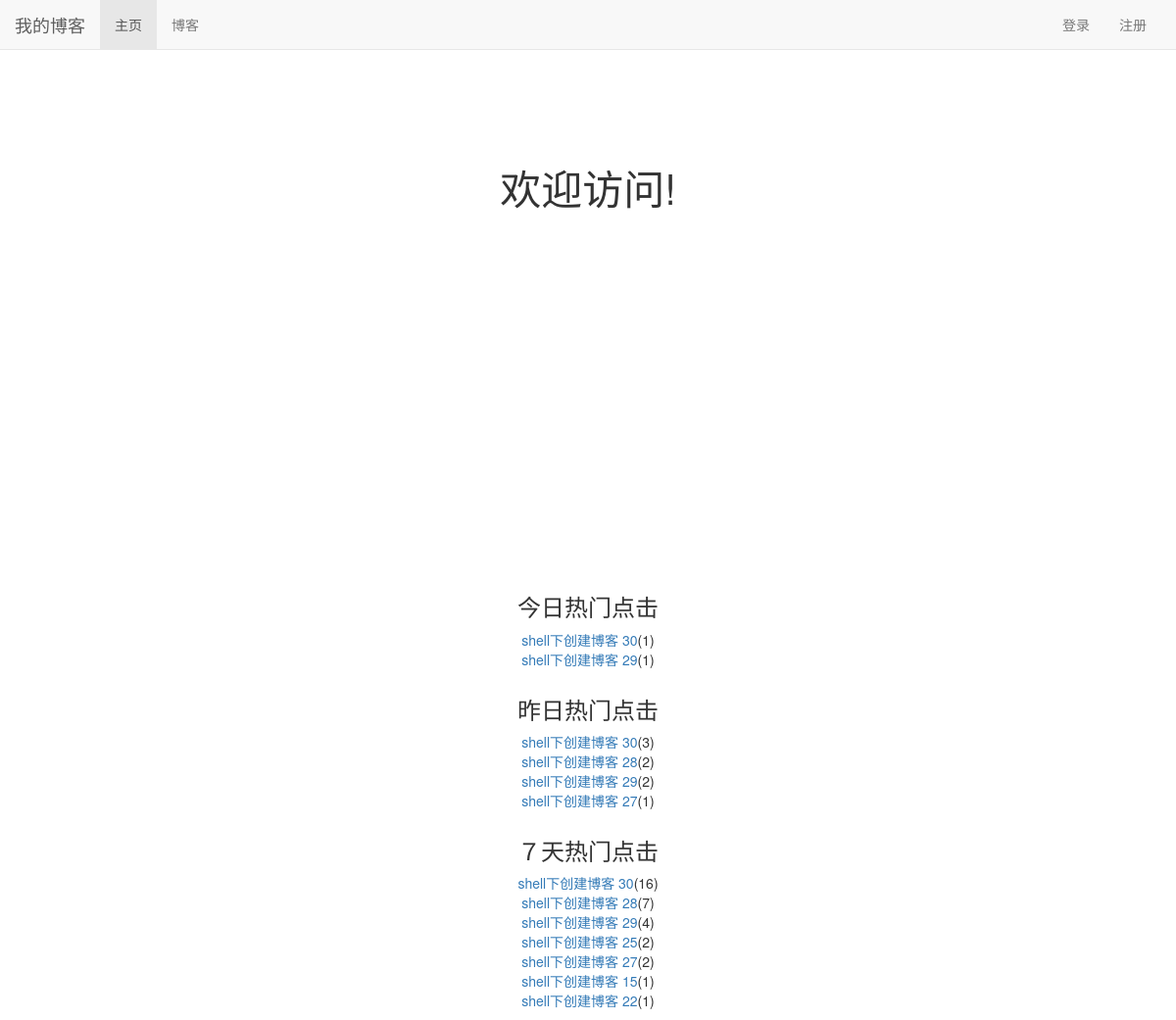
The page / on the database its author committed.
### read_count/models.py (models this page shows)
class ReadDetail(models.Model):
    date = models.DateField(default=timezone.now)
    read_num = models.IntegerField(default=0)
    content_type = models.ForeignKey(ContentType, on_delete=models.CASCADE)
    object_id = models.PositiveIntegerField()
    content_object = GenericForeignKey('content_type', 'object_id')

### myblog/models.py (models this page shows, shortened)
class Blog(models.Model,ReadNumExpandMethod):
    title = models.CharField(max_length=50)
    blog_type = models.ForeignKey(BlogType, on_delete=models.CASCADE)
    content = RichTextUploadingField()
    author = models.ForeignKey(User, on_delete=models.CASCADE)
    read_details = GenericRelation(ReadDetail)
    created_time = models.DateTimeField(auto_now_add=True)
    last_updated_time = models.DateTimeField(auto_now=True)
    class Meta:
        ordering = ['-created_time']

### mysite/views.py (the view)
# urls.py: 2. Add a URL to urlpatterns:  path('', views.home, name='home')
def home(request):
	blog_content_type = ContentType.objects.get_for_model(Blog)
	dates, read_nums = get_seven_days_read_data(blog_content_type)
	hot_blogs_for_7_days = cache.get('hot_blogs_for_7_days')
	if hot_blogs_for_7_days is None:
		hot_blogs_for_7_days = get_7_days_hot_blogs()
		cache.set('hot_blogs_for_7_days', hot_blogs_for_7_days, 3600)
	context = {}
	context['dates'] = dates
	context['read_nums'] = read_nums
	context['today_hot_data'] = get_today_hot_data(blog_content_type)
	context['yesterday_hot_data'] = get_yesterday_hot_data(blog_content_type)
	context['hot_blogs_for_7_days'] = hot_blogs_for_7_days
	return render(request, 'home.html', context)

### mysite/views.py (called while the page is built)
def get_7_days_hot_blogs():
	today = timezone.now().date()
	date = today - datetime.timedelta(days=7)
	blogs = Blog.objects \
				.filter(read_details__date__lt=today, read_details__date__gte=date) \
				.values('id', 'title') \
				.annotate(read_num_sum=Sum('read_details__read_num')) \
				.order_by('-read_num_sum')
	return blogs[:7]

### read_count/utils.py (called while the page is built)
def get_seven_days_read_data(content_type):
    today = timezone.now().date()
    dates = []
    read_nums = []
    for i in range(7, 0, -1):
        date = today - datetime.timedelta(days=i)
        dates.append(date.strftime('%m/%d'))
        read_details = ReadDetail.objects.filter(content_type=content_type, date=date)
        result = read_details.aggregate(read_num_sum=Sum('read_num'))
        read_nums.append(result['read_num_sum'] or 0)
    return dates, read_nums

def get_today_hot_data(content_type):
    today = timezone.now().date()
    read_details = ReadDetail.objects.filter(content_type=content_type, date=today).order_by('-read_num')
    return read_details[:7]

def get_yesterday_hot_data(content_type):
    today = timezone.now().date()
    yesterday = today - datetime.timedelta(days=1)
    read_details = ReadDetail.objects.filter(content_type=content_type, date=yesterday).order_by('-read_num')
    return read_details[:7]

### templates/home.html (shortened to what this page needs)
{% extends 'base.html' %}
{% load staticfiles %}
{% block header_extends %}
	<link rel="stylesheet" href="{% static 'home.css' %}">
{% endblock %}
{% block nav_home_active %}active{% endblock %}
{% block content %}
    <h1 class="home-content">欢迎访问!</h1>
    <div id="container"></div>
    <div class="hot-data">
        <h3>今日热门点击</h3>
        <ul>
            {% for hot_data in today_hot_data %}
                <li><a href="{% url 'blog_detail' hot_data.content_object.pk %}">{{ hot_data.content_object.title }}</a>({{ hot_data.read_num }})</li>
            {% empty %}
                <li>今天暂时没有热门博客</li>
            {% endfor %}
        </ul>
    </div>
    <div class="hot-data">
        <h3>昨日热门点击</h3>
        <ul>
            {% for hot_data in yesterday_hot_data %}
                <li><a href="{% url 'blog_detail' hot_data.content_object.pk %}">{{ hot_data.content_object.title }}</a>({{ hot_data.read_num }})</li>
            {% empty %}
                <li>昨天没有热门博客</li>
            {% endfor %}
        </ul>
    </div>
    <div class="hot-data">
        <h3>７天热门点击</h3>
        <ul>
            {% for hot_blog in hot_blogs_for_7_days %}
                <li><a href="{% url 'blog_detail' hot_blog.id %}">{{ hot_blog.title }}</a>({{ hot_blog.read_num_sum }})</li>
            {% empty %}
                <li>近７天没有热门博客</li>
            {% endfor %}
        </ul>
    </div>
{% endblock %}

### static/base.css (style rules this page uses)
* { margin: 0; padding: 0; }
body { margin-top: 60px!important; }
ul { list-style-type: none!important; }

### static/home.css (style rules this page uses)
h1.home-content { font-size: 300%; text-align: center; margin-top: 4em; margin-bottom: 2em; }
div#container { margin: 0 auto; height: 20em; min-width: 20em; max-width:30em; }
div.hot-data { text-align: center; margin-top: 2em; }

### rows shown on the page
ReadDetail: content_object "shell下创建博客 30", read_num "1"
ReadDetail: content_object "shell下创建博客 29", read_num "1"
ReadDetail: content_object "shell下创建博客 30", read_num "3"
ReadDetail: content_object "shell下创建博客 28", read_num "2"
ReadDetail: content_object "shell下创建博客 29", read_num "2"
ReadDetail: content_object "shell下创建博客 27", read_num "1"
Blog: title "shell下创建博客 29", read_num_sum "4"

### other values the page prints
{{ hot_blog.title }} "shell下创建博客 30" "shell下创建博客 28" "shell下创建博客 25" "shell下创建博客 27" "shell下创建博客 15" "shell下创建博客 22"
{{ hot_blog.read_num_sum }} "16" "7" "2" "2" "1" "1"
